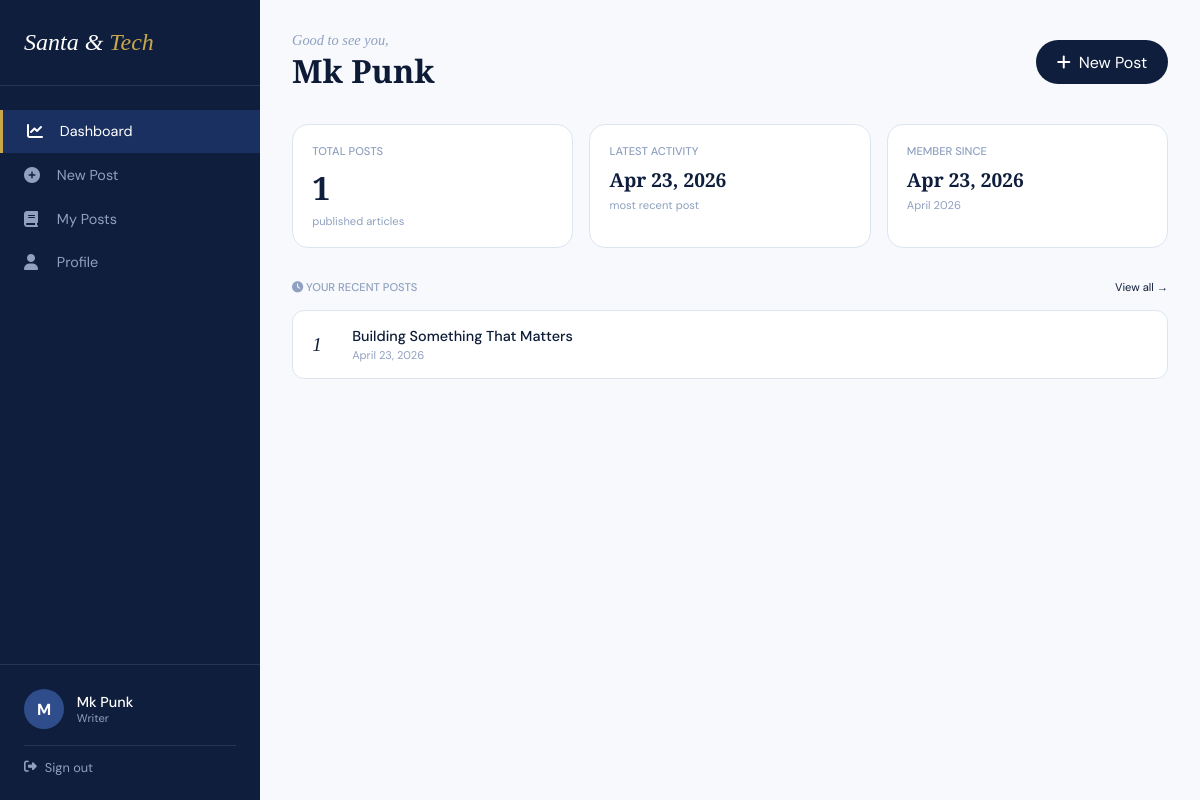
/dashboard/ (signed in), run on the app's committed database.
### blogs/models.py (models this page shows, shortened)
class User(AbstractBaseUser, PermissionsMixin):
    class UserType(models.TextChoices):
        READER = 'reader', 'Reader'
        AUTHOR = 'author', 'Author'
        ADMIN = 'admin', 'Admin'
    id = models.AutoField(primary_key=True)
    username = models.CharField(max_length=150, unique=True)
    email = models.EmailField(unique=True)
    userType = models.CharField(
        max_length=10,
        choices=UserType.choices,
        default=UserType.READER
    )
    is_staff = models.BooleanField(default=False)
    is_active = models.BooleanField(default=True)
    date_joined = models.DateTimeField(auto_now_add=True)
    updated_at = models.DateTimeField(auto_now=True)
    profile_picture = CloudinaryField('profile_picture', blank=True, null=True)
    objects = CustomUserManager()
    USERNAME_FIELD = 'email'
    REQUIRED_FIELDS = ['username']

class Post(models.Model):
    title = models.CharField(max_length=200)
    content = models.TextField()
    image = CloudinaryField('image', blank=True, null=True)
    created_at = models.DateTimeField(auto_now_add=True)
    author = models.ForeignKey(User, on_delete=models.CASCADE)
    views = models.PositiveIntegerField(default=0)
    slug = models.SlugField(max_length=200, unique=True)

### blogs/views.py (the view)
# urls.py: path('dashboard/', views.dashboard_view, name='dashboard'),
@login_required(login_url='login')
def dashboard_view(request):
    posts = Post.objects.filter(author=request.user).order_by('-created_at')
    return render(request, 'dashboard/index.html', {'posts': posts})

### blogs/templates/dashboard/index.html (shortened to what this page needs)
<!DOCTYPE html>
<html lang="en">
<head>
    <link rel="stylesheet" href="https://cdnjs.cloudflare.com/ajax/libs/font-awesome/6.5.1/css/all.min.css">
</head>
<body>
<div class="layout">
    <aside id="sidebar">
        <a href="/" class="brand">Santa & <span>Tech</span></a>
        <ul class="sidebar-nav">
            <li><a href="#" class="active"><i class="fas fa-chart-line"></i> Dashboard</a></li>
            <li><a href="{% url 'create_post' %}"><i class="fas fa-plus-circle"></i> New Post</a></li>
            <li><a href="{% url 'my_post' %}"><i class="fas fa-book"></i> My Posts</a></li>
            <li><a href="{% url 'profile' %}"><i class="fas fa-user"></i> Profile</a></li>
        </ul>
        <div class="sidebar-bottom">
            <div class="user-info">
                <div class="user-avatar">{{ request.user.username|slice:":1"|upper }}</div>
                <div class="user-details">
                    <div class="user-name">{{ request.user.username }}</div>
                    <div class="user-role">Writer</div>
                </div>
            </div>
            <a href="{% url 'logout' %}" class="logout-link">
                <i class="fas fa-sign-out-alt"></i> Sign out
            </a>
        </div>
    </aside>
    <main>
        <div class="page-header">
            <div>
                <p class="greeting">Good to see you,</p>
                <h1 class="page-title">{{ request.user.username }}</h1>
            </div>
            <a href="{% url 'create_post' %}" class="btn-new">
                <i class="fas fa-plus"></i> New Post
            </a>
        </div>
        <div class="stats-row">
            <div class="stat-card">
                <div class="stat-label">Total Posts</div>
                <div class="stat-value">{{ posts|length }}</div>
                <div class="stat-sub">published articles</div>
            </div>
            <div class="stat-card">
                <div class="stat-label">Latest Activity</div>
                <div class="stat-value" style="font-size:1.2rem;">
                    {% if posts %}{{ posts.0.created_at|date:"M j, Y" }}{% else %}—{% endif %}
                </div>
                <div class="stat-sub">most recent post</div>
            </div>
            <div class="stat-card">
                <div class="stat-label">Member Since</div>
                <div class="stat-value" style="font-size:1.2rem;">{{ request.user.date_joined|date:"M j, Y" }}</div>
                <div class="stat-sub">{{ request.user.date_joined|date:"F Y" }}</div>
            </div>
        </div>
        <div class="section-header">
            <span class="section-title"><i class="fas fa-clock"></i> Your Recent Posts</span>
            <a href="{% url 'my_post' %}" class="view-all">View all →</a>
        </div>
        {% if posts %}
        <div class="posts-list">
            {% for post in posts|slice:":5" %}
            <div class="post-row">
                <span class="post-index">{{ forloop.counter }}</span>
                <div class="post-info">
                    <div class="post-title-text">{{ post.title }}</div>
                    <div class="post-date">{{ post.created_at|date:"F j, Y" }}</div>
                </div>
            </div>
            {% endfor %}
        </div>
        {% endif %}
    </main>
</div>
</body>
</html>

### blogs/templates/dashboard/index.html (style rules this page uses)
*, *::before, *::after { margin: 0; padding: 0; box-sizing: border-box; }
:root { --navy: #0f1e3c; --navy-mid: #1a3060; --navy-light: #243d72; --navy-soft: #2e4d8a; --navy-pale: #dce6f5; --navy-ghost: #eef2fb; --gold: #c9a84c; --ink: #0d1b36; --ink-mid: #2c3e6b; --ink-soft: #5a6e9c; --ink-muted: #8fa0c0; --paper: #f7f9fc; --paper-warm: #f0f4fa; --paper-mid: #dce5f0; --white: #ffffff; --serif: 'Playfair Display', Georgia, serif; --sans: 'DM Sans', system-ui, sans-serif; }
body { background: var(--paper); color: var(--ink); font-family: var(--sans); font-weight: 400; min-height: 100vh; }
.layout { display: flex; min-height: 100vh; }
aside { width: 260px; background: var(--navy); position: fixed; height: 100vh; overflow-y: auto; transition: transform 0.3s ease; z-index: 100; }
.brand { font-family: var(--serif); font-style: italic; font-size: 1.5rem; color: var(--white); padding: 1.8rem 1.5rem; display: block; text-decoration: none; border-bottom: 1px solid rgba(255,255,255,0.1); }
.brand span { color: var(--gold); }
.sidebar-nav { list-style: none; padding: 1.5rem 0; }
.sidebar-nav li a { display: flex; align-items: center; gap: 0.8rem; padding: 0.8rem 1.5rem; color: var(--ink-muted); text-decoration: none; transition: all 0.2s; font-size: 0.9rem; }
.sidebar-nav li a:hover, .sidebar-nav li a.active { background: var(--navy-mid); color: var(--white); border-left: 3px solid var(--gold); }
.sidebar-nav li a i { width: 20px; font-size: 1rem; }
.sidebar-bottom { padding: 1.5rem; border-top: 1px solid rgba(255,255,255,0.1); position: absolute; bottom: 0; width: 100%; }
.user-info { display: flex; align-items: center; gap: 0.8rem; margin-bottom: 1rem; }
.user-avatar { width: 40px; height: 40px; background: var(--navy-soft); border-radius: 50%; display: flex; align-items: center; justify-content: center; color: var(--white); font-weight: bold; }
.user-details { flex: 1; }
.user-name { color: var(--white); font-weight: 500; font-size: 0.9rem; }
.user-role { color: var(--ink-muted); font-size: 0.7rem; }
.logout-link { display: flex; align-items: center; gap: 0.5rem; color: var(--ink-muted); text-decoration: none; font-size: 0.8rem; padding-top: 0.8rem; border-top: 1px solid rgba(255,255,255,0.1); }
main { flex: 1; margin-left: 260px; padding: 2rem; max-width: calc(100% - 260px); }
.page-header { display: flex; justify-content: space-between; align-items: center; margin-bottom: 2rem; flex-wrap: wrap; gap: 1rem; }
.greeting { font-family: var(--serif); font-size: 0.9rem; font-style: italic; color: var(--ink-muted); }
.page-title { font-family: var(--serif); font-size: 2rem; font-weight: 700; color: var(--ink); }
.btn-new { background: var(--navy); color: var(--white); padding: 0.7rem 1.3rem; border-radius: 40px; text-decoration: none; display: inline-flex; align-items: center; gap: 0.5rem; transition: background 0.2s; }
.stats-row { display: grid; grid-template-columns: repeat(3, 1fr); gap: 1rem; margin-bottom: 2rem; }
.stat-card { background: var(--white); border: 1px solid var(--paper-mid); border-radius: 16px; padding: 1.2rem; transition: transform 0.2s; }
.stat-label { font-size: 0.7rem; font-weight: 500; text-transform: uppercase; color: var(--ink-muted); margin-bottom: 0.5rem; }
.stat-value { font-family: var(--serif); font-size: 2rem; font-weight: 700; color: var(--navy); }
.stat-sub { font-size: 0.7rem; color: var(--ink-muted); margin-top: 0.3rem; }
.section-header { display: flex; justify-content: space-between; align-items: center; margin-bottom: 1rem; }
.section-title { font-size: 0.7rem; font-weight: 500; text-transform: uppercase; color: var(--ink-muted); }
.view-all { font-size: 0.7rem; color: var(--navy); text-decoration: none; }
.posts-list { background: var(--white); border: 1px solid var(--paper-mid); border-radius: 12px; overflow: hidden; }
.post-row { display: flex; align-items: center; gap: 1rem; padding: 1rem 1.2rem; border-bottom: 1px solid var(--paper-warm); transition: background 0.15s; }
.post-row:last-child { border-bottom: none; }
.post-index { font-family: var(--serif); font-style: italic; font-size: 1.2rem; color: var(--paper-deep, #0f1e3c); width: 24px; }
.post-info { flex: 1; }
.post-title-text { font-size: 0.9rem; font-weight: 500; color: var(--ink); }
.post-date { font-size: 0.7rem; color: var(--ink-muted); margin-top: 0.2rem; }

### data on the page
User: user.username "M", user.username "Mk Punk", user.date_joined "Apr 23, 2026", user.date_joined "April 2026"
Post: created_at "Apr 23, 2026", title "Building Something That Matters", created_at "April 23, 2026"

### other printed values
{{ posts|length }} "1"
